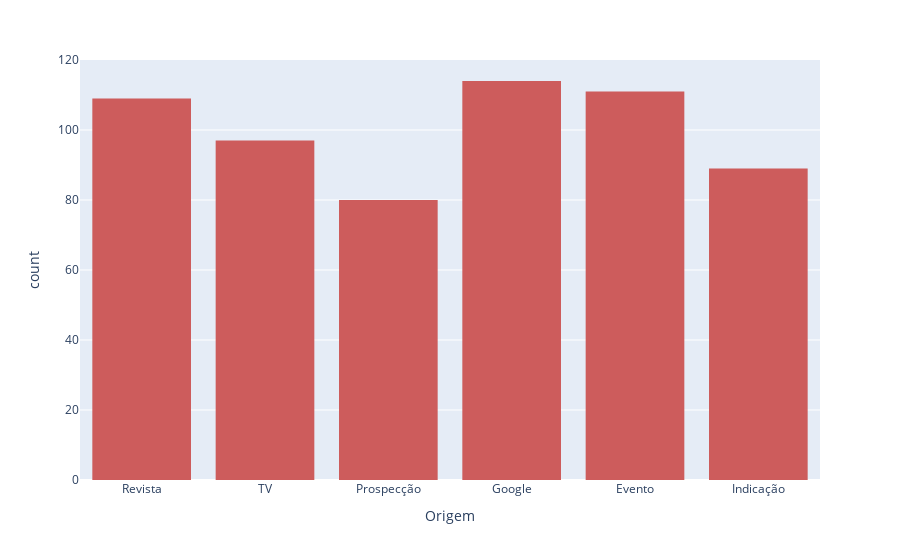
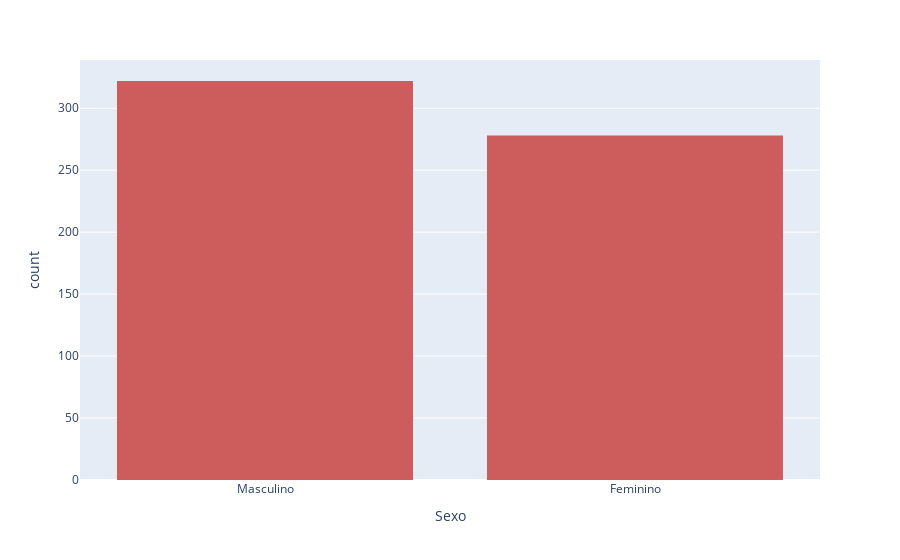
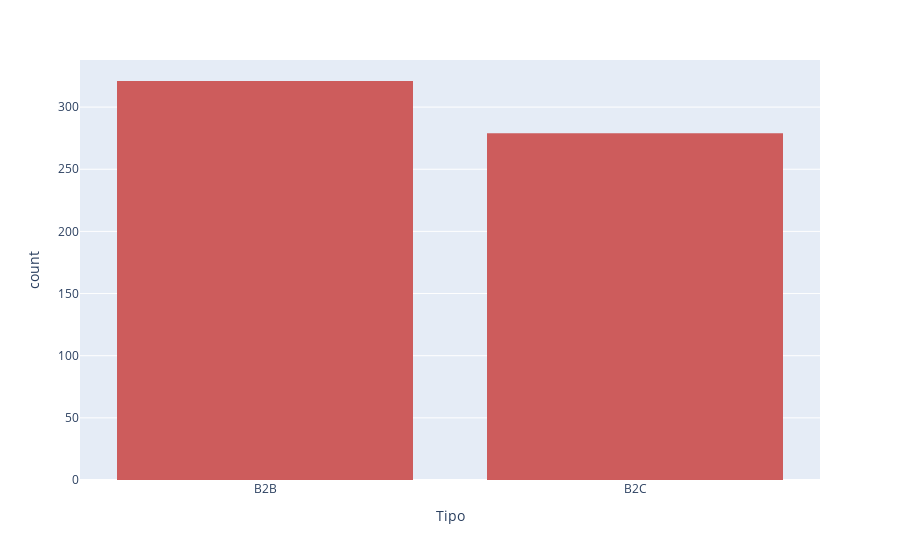
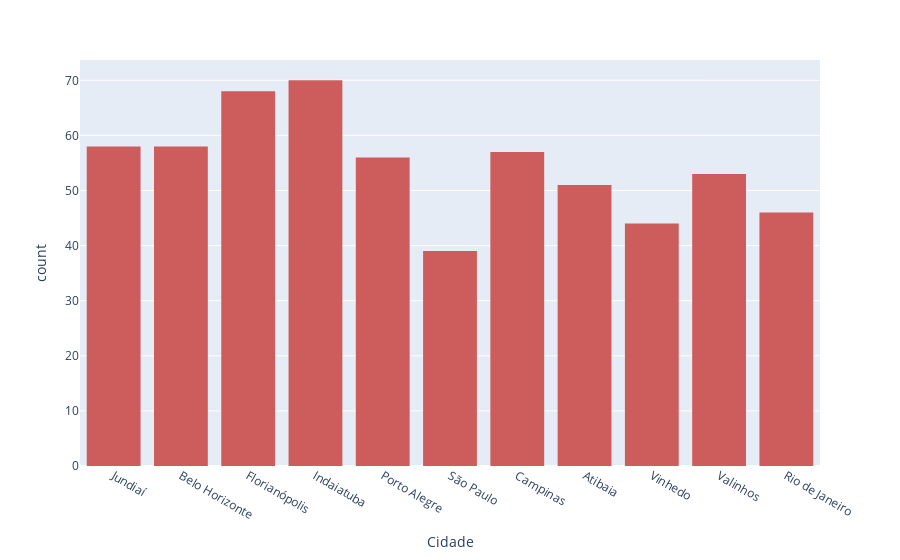

Source (notebook cell) for these figures, in order:
### Markdown cell above
## Quantidade de itens em features categóricas

### Code cell
import plotly.graph_objects as go
import plotly.express as px
df_categorico = df.select_dtypes(include = 'object').columns

for i in df_categorico:
    fig = px.histogram(df, x = i,  color_discrete_sequence=['indianred'])
    fig.show()

### Figure 1 — Plotly figure (JSON) as saved in the notebook; plotly's stock layout.template omitted (floating-point values rounded to 4 significant figures; data arrays with more than 128 entries replaced by an {"elided": "..."} marker saying what was removed)
{"data": [{"alignmentgroup": "True", "bingroup": "x", "hovertemplate": "Origem=%{x}<br>count=%{y}<extra></extra>", "legendgroup": "", "marker": {"color": "indianred", "pattern": {"shape": ""}}, "name": "", "offsetgroup": "", "orientation": "v", "showlegend": false, "type": "histogram", "x": {"elided": "600 str values"}, "xaxis": "x", "yaxis": "y"}], "layout": {"autosize": true, "barmode": "relative", "legend": {"tracegroupgap": 0}, "margin": {"t": 60}, "xaxis": {"anchor": "y", "autorange": true, "domain": [0, 1], "range": [-0.5, 5.5], "title": {"text": "Origem"}, "type": "category"}, "yaxis": {"anchor": "x", "autorange": true, "domain": [0, 1], "range": [0, 120], "title": {"text": "count"}}}}

### Figure 2 — Plotly figure (JSON) as saved in the notebook; plotly's stock layout.template omitted (floating-point values rounded to 4 significant figures; data arrays with more than 128 entries replaced by an {"elided": "..."} marker saying what was removed)
{"data": [{"alignmentgroup": "True", "bingroup": "x", "hovertemplate": "Sexo=%{x}<br>count=%{y}<extra></extra>", "legendgroup": "", "marker": {"color": "indianred", "pattern": {"shape": ""}}, "name": "", "offsetgroup": "", "orientation": "v", "showlegend": false, "type": "histogram", "x": {"elided": "600 str values"}, "xaxis": "x", "yaxis": "y"}], "layout": {"autosize": true, "barmode": "relative", "legend": {"tracegroupgap": 0}, "margin": {"t": 60}, "xaxis": {"anchor": "y", "autorange": true, "domain": [0, 1], "range": [-0.5, 1.5], "title": {"text": "Sexo"}, "type": "category"}, "yaxis": {"anchor": "x", "autorange": true, "domain": [0, 1], "range": [0, 338.9], "title": {"text": "count"}}}}

### Figure 3 — Plotly figure (JSON) as saved in the notebook; plotly's stock layout.template omitted (floating-point values rounded to 4 significant figures; data arrays with more than 128 entries replaced by an {"elided": "..."} marker saying what was removed)
{"data": [{"alignmentgroup": "True", "bingroup": "x", "hovertemplate": "Tipo=%{x}<br>count=%{y}<extra></extra>", "legendgroup": "", "marker": {"color": "indianred", "pattern": {"shape": ""}}, "name": "", "offsetgroup": "", "orientation": "v", "showlegend": false, "type": "histogram", "x": {"elided": "600 str values"}, "xaxis": "x", "yaxis": "y"}], "layout": {"autosize": true, "barmode": "relative", "legend": {"tracegroupgap": 0}, "margin": {"t": 60}, "xaxis": {"anchor": "y", "autorange": true, "domain": [0, 1], "range": [-0.5, 1.5], "title": {"text": "Tipo"}, "type": "category"}, "yaxis": {"anchor": "x", "autorange": true, "domain": [0, 1], "range": [0, 337.9], "title": {"text": "count"}}}}

### Figure 4 — Plotly figure (JSON) as saved in the notebook; plotly's stock layout.template omitted (floating-point values rounded to 4 significant figures; data arrays with more than 128 entries replaced by an {"elided": "..."} marker saying what was removed)
{"data": [{"alignmentgroup": "True", "bingroup": "x", "hovertemplate": "Cidade=%{x}<br>count=%{y}<extra></extra>", "legendgroup": "", "marker": {"color": "indianred", "pattern": {"shape": ""}}, "name": "", "offsetgroup": "", "orientation": "v", "showlegend": false, "type": "histogram", "x": {"elided": "600 str values"}, "xaxis": "x", "yaxis": "y"}], "layout": {"autosize": true, "barmode": "relative", "legend": {"tracegroupgap": 0}, "margin": {"t": 60}, "xaxis": {"anchor": "y", "autorange": true, "domain": [0, 1], "range": [-0.5, 10.5], "title": {"text": "Cidade"}, "type": "category"}, "yaxis": {"anchor": "x", "autorange": true, "domain": [0, 1], "range": [0, 73.68], "title": {"text": "count"}}}}
